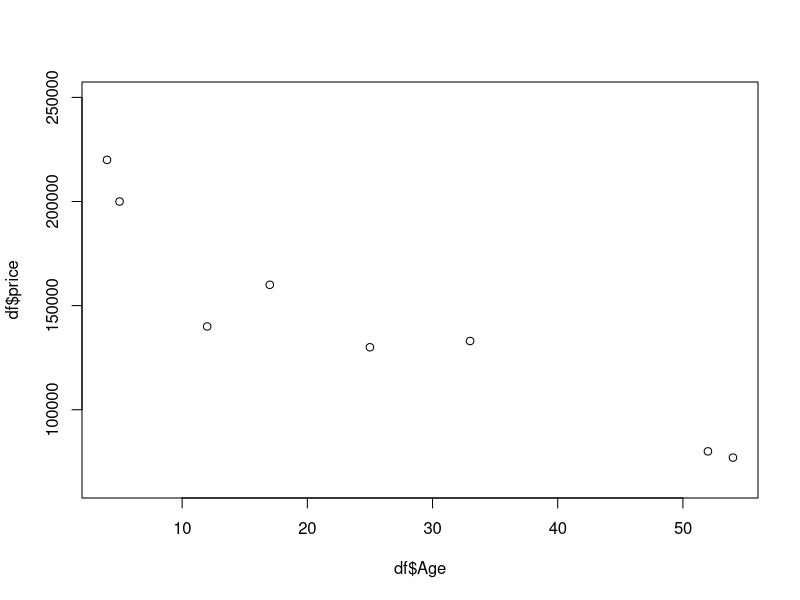
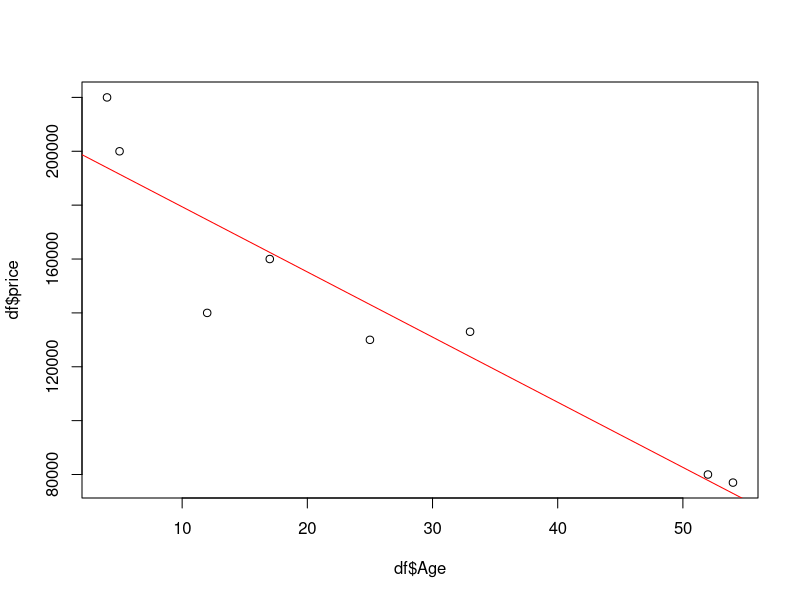

Write R code to recreate these figures, in order.


df <- data.frame(
  Home = c("Home 1", "Home 2", "Home 3", "Home 4", "Home 5", "Home 6", "Home 7", "Home 8"),
  Age = c(25, 5, 4, 52, 54, 17, 33, 12),
  Bedrooms = c(2,4,4,2, 2, 3, 2, 2),
  price = c(130000, 200000, 220000, 80000, 77000, 160000, 133000, 140000)
)

df


plot(df$Age, df$price, ylim=c(65000, 250000))




# regression Y=a0 + a1 X
model_1 = lm(df$price~df$Bedrooms)
summary(model_1)

# regression Y=a0 + a1 X
model_2 = lm(df$price~df$Age)
summary(model_2)

# regression Y=a0 + a1 X + a2 X
model_3 = lm(df$price~df$Bedrooms + df$Age)
summary(model_3)


plot(df$Age, df$price)
abline(a = 203566.3, b = -2418.5, col = "red")
